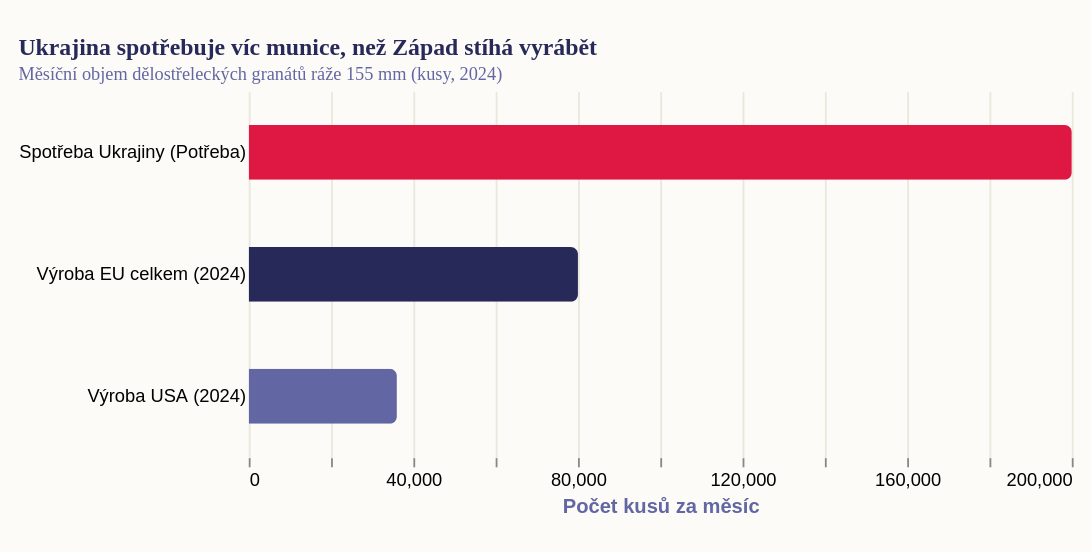

Express this chart as Vega-Lite.
### Vega-Lite specification from a JSON file in a GitHub repository (floating-point values rounded to 4 significant figures)
{"_source": "Zdroj: NATO Support and Procurement Agency (2024), analýza výroby dělostřelecké munice", "$schema": "https://vega.github.io/schema/vega-lite/v5.json", "description": "Munice 155mm: Výrobní kapacity Západu vs. spotřeba na frontě", "width": 450, "height": 200, "padding": {"top": 20, "left": 10, "right": 10, "bottom": 20}, "autosize": {"type": "pad", "resize": true}, "background": "#fdfbf7", "title": {"text": "Ukrajina spotřebuje víc munice, než Západ stíhá vyrábět", "subtitle": "Měsíční objem dělostřeleckých granátů ráže 155 mm (kusy, 2024)"}, "data": {"values": [{"cat": "Spotřeba Ukrajiny (Potřeba)", "val": 200000, "color": "#de1743"}, {"cat": "Výroba EU celkem (2024)", "val": 80000, "color": "#272a59"}, {"cat": "Výroba USA (2024)", "val": 36000, "color": "#6267a3"}]}, "mark": {"type": "bar", "tooltip": true, "cornerRadiusEnd": 4, "size": 30}, "encoding": {"y": {"field": "cat", "type": "nominal", "title": null, "sort": "-x", "axis": {"ticks": false, "domain": false}}, "x": {"field": "val", "type": "quantitative", "title": "Počet kusů za měsíc", "axis": {"gridColor": "#e8e8dc", "domain": false}}, "color": {"field": "color", "type": "nominal", "scale": null}}, "config": {"view": {"stroke": "transparent"}, "title": {"font": "Roboto Slab", "fontWeight": "bold", "fontSize": 13, "anchor": "start", "color": "#272a59", "subtitleFont": "Work Sans", "subtitleFontSize": 10, "subtitleColor": "#6267a3"}, "axis": {"titleColor": "#6267a3"}, "legend": {}}}
